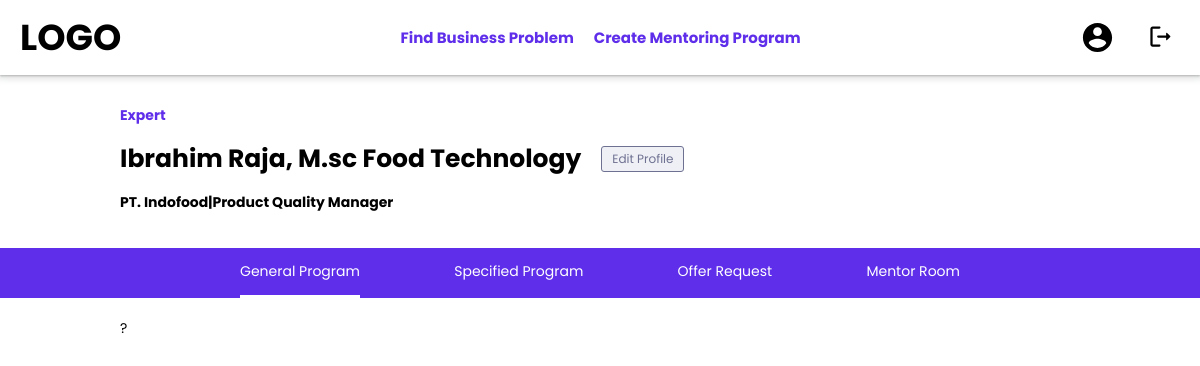
/page/expert/profile/profile.php (signed in), run on the app's committed database.
### tables this page shows
CREATE TABLE `expert` (
  `id` int(11) NOT NULL,
  `city_id` int(11) NOT NULL,
  `expert_pp` varchar(255) DEFAULT NULL,
  `name` varchar(255) NOT NULL,
  `email` varchar(255) NOT NULL,
  `password` varchar(255) NOT NULL,
  `company` varchar(255) NOT NULL,
  `profession` varchar(255) NOT NULL
);

### page/expert/profile/profile.php (the view, shortened to what this page needs)
<?php
	$dbconn = connect();
	$expertID = $_SESSION["expertID"];
 ?>
<!DOCTYPE html>
<html lang="en">
<head>
	<link rel="stylesheet" href="../../../css/general/general.css">
	<link rel="stylesheet" href="../../../css/general/owner/navbar.css">
	<link rel="stylesheet" href="../../../css/expert/profile/profile.css">
</head>
<body>
	<header>
		<nav>
			<div class="logo-wrapper" style="display: inline-block">LOGO</div>
			<div class="middle-column">
				<a href="../search/searchasmentor.php">Find Business Problem</a>
				<a href="create_page.php">Create Mentoring Program</a>
			</div>
			<div class="right-column">
				<a href="#"><img class="profile-icon" src="../../../assets/icons/profile.svg" alt="profile"></a>
				<button id="logout-btn"><img class="logout-icon" src="../../../assets/icons/logout.svg" alt="logout"></button>
			</div>
		</nav>
	</header>
	<main>
        <section id="expert-info">
            <?php
                $query = "SELECT * FROM expert WHERE id = $expertID";
                $result = $dbconn->query($query);
                $row = $result->fetch_assoc();
                echo "
                <p class='user-type'>Expert</p>
                <div class='info-wrapper'>
	                <h2 id='expert-name' data-expert-id='$expertID'>" . $row['name'] . "</h2>
	                <a class='edit-profile' href='edit_profile.php'>Edit Profile</a>
	            </div>
	            <h3 class='expert-occupation'>" . $row['company'] . "|" . $row['profession'] . "</h3>
	            ";
            ?>
        </section>
        <br>
        <section id="dashboard">
	    	<nav class="dashboard-nav">
	    		<div class="dashboard-wrapper">
					<a id="general-prog-link" class="selected-link" href="#">General Program</a>
					<a id="specified-prog-link" href="#">Specified Program</a>
					<a id="offer-request-link" href="#">Offer Request</a>
					<a id="mentor-room-link" href="#">Mentor Room</a>
	    		</div>
			</nav>
			<div id="ajax-container">?</div>
        </section>
    </main>
</body>
</html>

### css/general/general.css (style rules this page uses)
html { font-family: 'Poppins', sans-serif; font-size: 14px; box-sizing: border-box; }
body { margin: 0; }

### css/general/owner/navbar.css (style rules this page uses)
header nav { padding: 10px 20px; display: flex; align-items: center; justify-content: space-between; box-shadow: 0 1px 2px 0 rgb(60 64 67 / 30%), 0 2px 6px 2px rgb(60 64 67 / 15%); }
header a { text-decoration: none; font-weight: bold; color: #5F2EEA; }
.logo-wrapper { font-weight: bold; font-size: 36px; }
.middle-column { width: 400px; font-size: 15px; display: flex; justify-content: space-between; }
.right-column { width: 100px; display: flex; align-items: center; justify-content: space-between; }
.profile-icon { width: 35px; padding-top: 5px; }
.logout-icon { width: 27px; }
#logout-btn { background-color: transparent; border: none; cursor: pointer; }

### css/expert/profile/profile.css (style rules this page uses)
main { margin-top: 30px; }
#expert-info { width: 80%; margin: 0 auto; }
.user-type { color: #5F2EEA; font-weight: bold; }
.info-wrapper { display: flex; align-items: center; }
#expert-name { display: inline-block; font-weight: bold; font-size: 25px; margin: 0; margin-right: 20px; }
.expert-occupation { font-size: 14px; }
.edit-profile { display: inline-block; text-decoration: none; padding: 3px 10px; font-size: 12px; border: 1px solid #6E7191; border-radius: 3px; background-color: #EFF0F6; color: #6E7191; }
.dashboard-nav { background-color: #5F2EEA; margin-bottom: 20px; }
.dashboard-nav a { color: white; text-decoration: none; display: flex; align-items: center; height: 93%; border-bottom: 3px solid transparent; }
a.selected-link { border-bottom: 3px solid white; }
.dashboard-wrapper { width: 60%; height: 50px; font-size: 14px; margin: 0 auto; display: flex; justify-content: space-between; align-items: center; }
#ajax-container { width: 80%; margin: 0 auto; margin-bottom: 20px; padding: 0 40px; }

### data on the page
expert: name "Ibrahim Raja, M.sc Food Technology", company "PT. Indofood", profession "Product Quality Manager"
